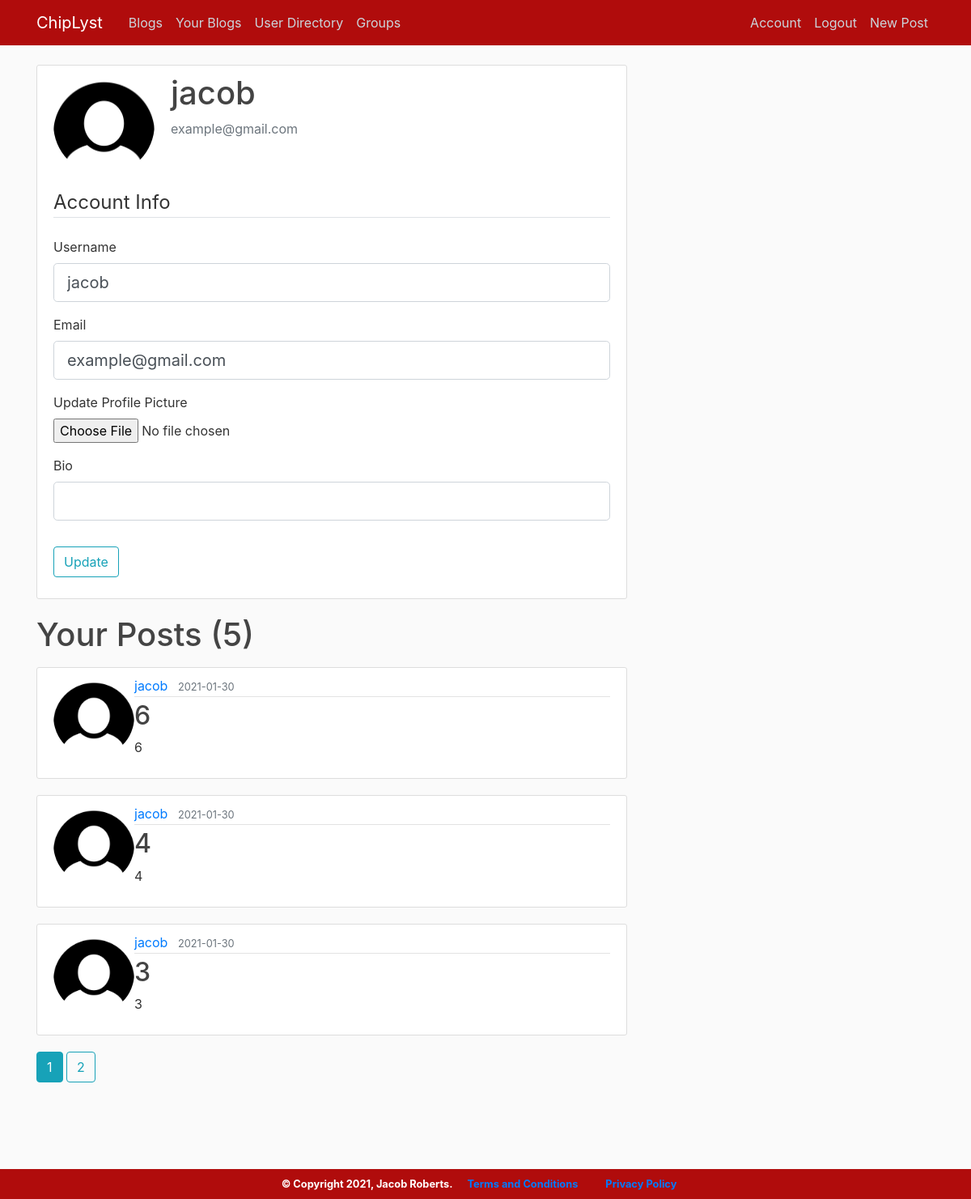
Page /account (signed in) on the committed database.
### main/models.py (models this page shows, shortened)
class User(db.Model, UserMixin):
    id = db.Column(db.Integer, primary_key=True)
    username = db.Column(db.String(20), unique=True, nullable=False)
    email = db.Column(db.String(120), unique=True, nullable=False)
    password = db.Column(db.String(80), nullable=False)
    image_file = db.Column(db.String(20), nullable=False, default='default.jpg')
    bio = db.Column(db.String(255), nullable=False, default="")
    posts = db.relationship('Post', backref='author',lazy=True)
    lists = db.relationship('Lists', backref='author',lazy=True)
    groups = db.relationship('Groups', secondary=memberships, backref=db.backref('member', lazy = 'dynamic'))

class Post(db.Model):
    id = db.Column(db.Integer, primary_key=True)
    title = db.Column(db.String(100), nullable=False)
    date_posted = db.Column(db.DateTime, nullable=False, default=datetime.utcnow)
    content = db.Column(db.Text, nullable=False)
    user_id = db.Column(db.Integer, db.ForeignKey('user.id'), nullable=False)

### main/routes.py (the view)
@app.route('/account', methods=['GET','POST'])
@login_required
def account():
    form = UpdateAccountForm()
    if form.validate_on_submit():
        if form.picture.data:
            picture_file = save_picture(form.picture.data)
            current_user.image_file = picture_file
        current_user.username = form.username.data
        current_user.email = form.email.data
        current_user.bio = form.bio.data
        db.session.commit()
        flash("your account has been updated!",'success')
        return redirect(url_for('account'))
    elif request.method == 'GET':
        form.username.data = current_user.username
        form.email.data = current_user.email
        form.bio.data = current_user.bio
    page = request.args.get('page', 1, type=int)
    user = User.query.filter_by(username=current_user.username).first_or_404()
    posts = Post.query.filter_by(author=user)\
        .order_by(Post.date_posted.desc())\
        .paginate(page=page, per_page=3)
    image_file = url_for('static',filename='profilepics/'+ current_user.image_file)
    return render_template('account.html',title='Account', image_file=image_file, form=form, user=user, posts=posts)

### main/forms.py (shortened to what this page needs)
class UpdateAccountForm(FlaskForm):
    username = StringField('Username', validators=[DataRequired(),Length(min=2, max = 20)])
    email = StringField('Email', validators=[DataRequired(), Email()])
    picture = FileField('Update Profile Picture', validators=[FileAllowed(['jpg','png'])])
    bio = StringField('Bio',validators=[Length(min=0, max=255)])
    submit = SubmitField('Update')

### main/models.py (called while the page is built)
@login_manager.user_loader
def load_user(user_id):
    return User.query.get(int(user_id))

### main/templates/account/account.html (shortened to what this page needs)
{% extends "layout.html" %}
{% block content %}
    <div class="content-section">
      <div class="media">
        <img class="rounded-circle account-img" src="{{ image_file }}">
        <div class="media-body">
          <h2 class="account-heading">{{ current_user.username }}</h2>
          <p class="text-secondary">{{ current_user.email }}</p>
        </div>
      </div>
        <form method="POST" action="" enctype="multipart/form-data">
            <fieldset class="form-group">
                <legend class="border-bottom mb-4">Account Info</legend>
                <div class="form-group">
                    {{ form.username.label(class="form-control-label") }}
                    {% if form.username.errors %}
                        {{ form.username(class="form-control form-control-lg is-invalid") }}
                        <div class="invalid-feedback">
                            {% for error in form.username.errors %}
                                <span>{{ error }}</span>
                            {% endfor %}
                        </div>
                    {% else %}
                        {{ form.username(class="form-control form-control-lg") }}
                    {% endif %}
                </div>
                <div class="form-group">
                    {{ form.email.label(class="form-control-label") }}
                    {% if form.email.errors %}
                        {{ form.email(class="form-control form-control-lg is-invalid") }}
                        <div class="invalid-feedback">
                            {% for error in form.email.errors %}
                                <span>{{ error }}</span>
                            {% endfor %}
                        </div>
                    {% else %}
                        {{ form.email(class="form-control form-control-lg") }}
                    {% endif %}
                </div>
                <div class="form-group">
                    {{ form.picture.label() }}
                    {{ form.picture(class="form-control-file") }}
                </div>
                <div class="form-group">
                  {{ form.bio.label(class="form-control-label") }}
                  {% if form.bio.errors %}
                      {{ form.bio(class="form-control form-control-lg is-invalid") }}
                      <div class="invalid-feedback">
                          {% for error in form.bio.errors %}
                              <span>{{ error }}</span>
                          {% endfor %}
                      </div>
                  {% else %}
                      {{ form.bio(class="form-control form-control-lg") }}
                  {% endif %}
              </div>
            </fieldset>
            <div class="form-group">
                {{ form.submit(class="btn btn-outline-info") }}
            </div>
        </form>
    </div>
    <div>
      <h1 class="mb-3"> Your Posts ({{ posts.total }})</h1>
        {% for post in posts.items %}
            <article class="media content-section">
              <img class="rounded-circle article-image" width="100" src="{{ url_for('static', filename='profilepics/'+ post.author.image_file)}}">
              <div class="media-body">
                <div class="article-metadata">
                  <a class="mr-2" href="{{ url_for('user_posts', username=post.author.username)}}">{{ post.author.username }}</a>
                  <small class="text-muted">{{ post.date_posted.strftime('%Y-%m-%d') }}</small>
                </div>
                <h2><a class="article-title" href="{{ url_for('post', post_id=post.id)}}">{{ post.title }}</a></h2>
                <p class="article-content">{{ post.content }}</p>
              </div>
            </article>
        {% endfor %}
        {% for page_num in posts.iter_pages(left_edge=1, right_edge=1, left_current=1, right_current=2) %}
        {% if page_num %}
          {% if posts.page == page_num %}
            <a class="btn btn-info mb-4" href="{{ url_for('account', username=user.username, page=page_num) }}">{{ page_num }}</a>
          {% else %}
            <a class="btn btn-outline-info mb-4" href="{{ url_for('account', username=user.username, page=page_num) }}">{{ page_num }}</a>
          {% endif %}
        {% else %}
          ...
        {% endif %}
        {% endfor %}
    </div>
{% endblock content %}

### main/static/main.css (style rules this page uses)
body { background: #fafafa; color: #333333; margin-top: 5rem; }
h1, h2, h3, h4, h5, h6 { color: #444444; }
.content-section { background: #ffffff; padding: 10px 20px; border: 1px solid #dddddd; border-radius: 3px; margin-bottom: 20px; }
.article-title { color: #444444; }
.article-content { white-space: pre-line; }
.article-metadata { padding-bottom: 1px; margin-bottom: 4px; border-bottom: 1px solid #e3e3e3 }
.account-img { height: 125px; width: 125px; margin-right: 20px; margin-bottom: 16px; }
.account-heading { font-size: 2.5rem; }

### rows in the picture
User: username "jacob", email "example@gmail.com"
Post: image_file (placeholder picture), author.username "jacob", date_posted "2021-01-30", title "6", content "6"
Post: image_file (placeholder picture), author.username "jacob", date_posted "2021-01-30", title "4", content "4"
Post: image_file (placeholder picture), author.username "jacob", date_posted "2021-01-30", title "3", content "3"

### other values in the picture
{{ posts.total }} "5"
{{ page_num }} "1"
{{ page_num }} "2"
